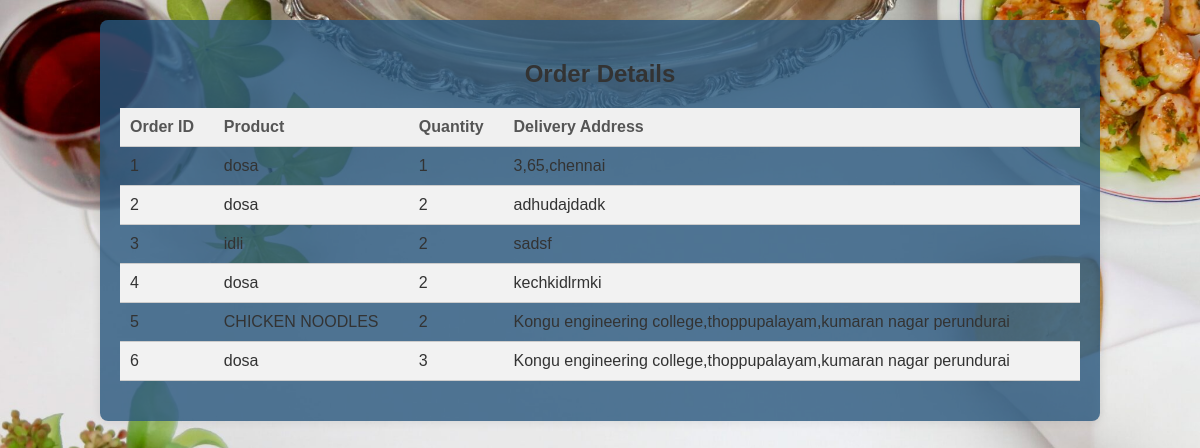
Screenshot of /total_orders with the database file from the repository.
### tables this page shows
CREATE TABLE orders
                                 (id INTEGER PRIMARY KEY AUTOINCREMENT,
                                 name TEXT NOT NULL,
                                 mail TEXT NOT NULL,
                                 phone TEXT NOT NULL,
                                 item TEXT NOT NULL,
                                 quantity INTEGER NOT NULL,
                                 delivery_address TEXT NOT NULL);

### appp.py (the view)
@app.route('/total_orders')
def total_orders():
    conn = DatabaseManager.create_connection(database)
    orders = DatabaseManager.get_orders(conn)
    DatabaseManager.close_connection(conn)
    order_details = []
    for order in orders:
        order_id, customer_name, email, phone, product, quantity, delivery_info = order
        order_details.append([order_id, product, quantity, delivery_info])
    return render_template('totalorders.html', order_details=order_details)

### dbb.py (called while the page is built)
    @staticmethod
    def create_connection(db_file):
        conn = None
        try:
            conn = sqlite3.connect(db_file)
            return conn
        except sqlite3.Error as e:
            print(e)
            return None

    @staticmethod
    def close_connection(conn):
        if conn:
            conn.close()
            print("Connection closed.")

    @staticmethod
    def get_orders(conn):
        try:
            cursor = conn.cursor()
            cursor.execute("SELECT * FROM orders")
            rows = cursor.fetchall()
            return rows
        except sqlite3.Error as e:
            print(e)

### templates/totalorders.html (shortened to what this page needs)
<!DOCTYPE html>
<html lang="en">
<head>
</head>
<body>
    <div class="container">
        <h2 style="text-align: center;">Order Details</h2>
        <table>
            <thead>
                <tr>
                    <th>Order ID</th>
                    <th>Product</th>
                    <th>Quantity</th>
                    <th>Delivery Address</th>
                </tr>
            </thead>
            <tbody>
                {% for order_detail in order_details %}
                    <tr>
                        <td>{{ order_detail[0] }}</td>
                        <td>{{ order_detail[1] }}</td>
                        <td>{{ order_detail[2] }}</td>
                        <td>{{ order_detail[3] }}</td>
                    </tr>
                {% endfor %}
            </tbody>
        </table>
    </div>
</body>
</html>

### templates/totalorders.html (style rules this page uses)
body { background-image: url('/static/gb.jpg'); background-size: cover; font-family: Arial, sans-serif; margin: 0; padding: 0; color: #333; }
.container { width: 80%; margin: 20px auto; background-color: rgba(40, 87, 125, 0.8); padding: 20px; border-radius: 8px; box-shadow: 0 0 10px rgba(0, 0, 0, 0.1); }
table { width: 100%; border-collapse: collapse; margin-bottom: 20px; }
th, td { padding: 10px; border-bottom: 1px solid #ccc; text-align: left; }
th { background-color: #f0f0f0; color: #555; }
tr:nth-child(even) { background-color: #f2f2f2; }

### rows the page displays
orders: id "1", item "dosa", order_detail "1", delivery_address "3,65,chennai"
orders: id "2", item "dosa", order_detail "2", delivery_address "adhudajdadk"
orders: id "3", item "idli", quantity "2", delivery_address "sadsf"
orders: id "4", item "dosa", quantity "2", delivery_address "kechkidlrmki"
orders: id "5", item "CHICKEN NOODLES", quantity "2", delivery_address "Kongu engineering college,thoppupalayam,kumaran nagar perundurai"
orders: id "6", item "dosa", quantity "3", delivery_address "Kongu engineering college,thoppupalayam,kumaran nagar perundurai"
